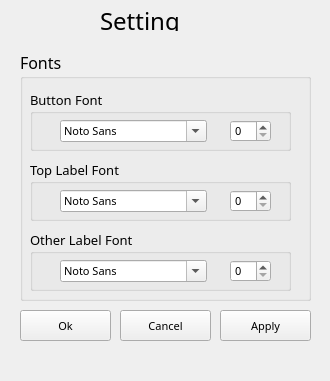
<?xml version="1.0" encoding="UTF-8"?>
<ui version="4.0">
 <class>MainWindow</class>
 <widget class="QMainWindow" name="MainWindow">
  <property name="geometry">
   <rect>
    <x>0</x>
    <y>0</y>
    <width>330</width>
    <height>381</height>
   </rect>
  </property>
  <property name="windowTitle">
   <string>MainWindow</string>
  </property>
  <widget class="QWidget" name="centralwidget">
   <widget class="QLabel" name="SettingLabel">
    <property name="geometry">
     <rect>
      <x>100</x>
      <y>10</y>
      <width>121</width>
      <height>21</height>
     </rect>
    </property>
    <property name="font">
     <font>
      <family>FRIZON</family>
      <pointsize>18</pointsize>
     </font>
    </property>
    <property name="text">
     <string>Setting</string>
    </property>
   </widget>
   <widget class="QGroupBox" name="FontGroupBox">
    <property name="geometry">
     <rect>
      <x>20</x>
      <y>50</y>
      <width>291</width>
      <height>251</height>
     </rect>
    </property>
    <property name="font">
     <font>
      <family>MS Reference Sans Serif</family>
      <pointsize>12</pointsize>
     </font>
    </property>
    <property name="title">
     <string>Fonts</string>
    </property>
    <widget class="QGroupBox" name="ButtonFontGroupBox">
     <property name="geometry">
      <rect>
       <x>10</x>
       <y>40</y>
       <width>261</width>
       <height>61</height>
      </rect>
     </property>
     <property name="font">
      <font>
       <family>MS Reference Sans Serif</family>
       <pointsize>10</pointsize>
      </font>
     </property>
     <property name="title">
      <string>Button Font</string>
     </property>
     <widget class="QFontComboBox" name="ButtonFontComboBox">
      <property name="geometry">
       <rect>
        <x>30</x>
        <y>30</y>
        <width>147</width>
        <height>22</height>
       </rect>
      </property>
      <property name="font">
       <font>
        <family>MS Reference Sans Serif</family>
        <pointsize>8</pointsize>
       </font>
      </property>
     </widget>
     <widget class="QSpinBox" name="ButtonSpinBox">
      <property name="geometry">
       <rect>
        <x>200</x>
        <y>30</y>
        <width>41</width>
        <height>22</height>
       </rect>
      </property>
      <property name="font">
       <font>
        <family>MS Reference Sans Serif</family>
        <pointsize>8</pointsize>
       </font>
      </property>
     </widget>
    </widget>
    <widget class="QGroupBox" name="TopLabelGroupBox">
     <property name="geometry">
      <rect>
       <x>10</x>
       <y>110</y>
       <width>261</width>
       <height>61</height>
      </rect>
     </property>
     <property name="font">
      <font>
       <family>MS Reference Sans Serif</family>
       <pointsize>10</pointsize>
      </font>
     </property>
     <property name="title">
      <string>Top Label Font</string>
     </property>
     <widget class="QFontComboBox" name="TopLabelFontComboBox">
      <property name="geometry">
       <rect>
        <x>30</x>
        <y>30</y>
        <width>147</width>
        <height>22</height>
       </rect>
      </property>
      <property name="font">
       <font>
        <family>MS Reference Sans Serif</family>
        <pointsize>8</pointsize>
       </font>
      </property>
     </widget>
     <widget class="QSpinBox" name="TopLabelSpinBox">
      <property name="geometry">
       <rect>
        <x>200</x>
        <y>30</y>
        <width>41</width>
        <height>22</height>
       </rect>
      </property>
      <property name="font">
       <font>
        <family>MS Reference Sans Serif</family>
        <pointsize>8</pointsize>
       </font>
      </property>
     </widget>
    </widget>
    <widget class="QGroupBox" name="OtherLabelGroupBox">
     <property name="geometry">
      <rect>
       <x>10</x>
       <y>180</y>
       <width>261</width>
       <height>61</height>
      </rect>
     </property>
     <property name="font">
      <font>
       <family>MS Reference Sans Serif</family>
       <pointsize>10</pointsize>
      </font>
     </property>
     <property name="title">
      <string>Other Label Font</string>
     </property>
     <widget class="QFontComboBox" name="OtherLabelFontComboBox">
      <property name="geometry">
       <rect>
        <x>30</x>
        <y>30</y>
        <width>147</width>
        <height>22</height>
       </rect>
      </property>
      <property name="font">
       <font>
        <family>MS Reference Sans Serif</family>
        <pointsize>8</pointsize>
       </font>
      </property>
     </widget>
     <widget class="QSpinBox" name="OtherLabelSpinBox">
      <property name="geometry">
       <rect>
        <x>200</x>
        <y>30</y>
        <width>41</width>
        <height>22</height>
       </rect>
      </property>
      <property name="font">
       <font>
        <family>MS Reference Sans Serif</family>
        <pointsize>8</pointsize>
       </font>
      </property>
     </widget>
    </widget>
   </widget>
   <widget class="QPushButton" name="OkButton">
    <property name="geometry">
     <rect>
      <x>20</x>
      <y>310</y>
      <width>91</width>
      <height>31</height>
     </rect>
    </property>
    <property name="font">
     <font>
      <family>MS Reference Sans Serif</family>
      <pointsize>8</pointsize>
      <weight>50</weight>
      <bold>false</bold>
     </font>
    </property>
    <property name="text">
     <string>Ok</string>
    </property>
   </widget>
   <widget class="QPushButton" name="CancelButton">
    <property name="geometry">
     <rect>
      <x>120</x>
      <y>310</y>
      <width>91</width>
      <height>31</height>
     </rect>
    </property>
    <property name="font">
     <font>
      <family>MS Reference Sans Serif</family>
      <pointsize>8</pointsize>
     </font>
    </property>
    <property name="text">
     <string>Cancel</string>
    </property>
   </widget>
   <widget class="QPushButton" name="ApplyButton">
    <property name="geometry">
     <rect>
      <x>220</x>
      <y>310</y>
      <width>91</width>
      <height>31</height>
     </rect>
    </property>
    <property name="font">
     <font>
      <family>MS Reference Sans Serif</family>
      <pointsize>8</pointsize>
     </font>
    </property>
    <property name="text">
     <string>Apply</string>
    </property>
   </widget>
  </widget>
  <widget class="QMenuBar" name="menubar">
   <property name="geometry">
    <rect>
     <x>0</x>
     <y>0</y>
     <width>330</width>
     <height>21</height>
    </rect>
   </property>
  </widget>
 </widget>
 <resources/>
 <connections/>
</ui>
